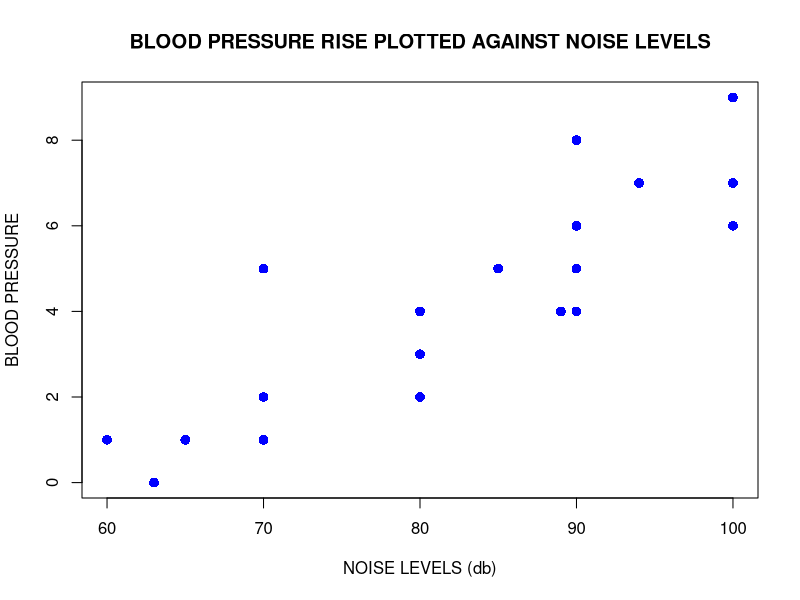

The R script that drew this image:
## ---- chunk 1
knitr::opts_chunk$set(echo = TRUE)

Noise <- c(60, 63, 65, 70, 70, 70, 80, 90, 80, 80, 85, 89, 90, 90, 90, 90, 94, 100, 100, 100)
BP <- c(1, 0, 1, 2, 5, 1, 4, 6, 2, 3, 5, 4, 6, 8, 4, 5, 7, 9, 7, 6)


## ---- chunk 2

df <- data.frame(
  x = c(60,63,65,70,70,70,80,90,80,80,85,89,90,90,90,90,94,100,100,100),
  y = c(1,0,1,2,5,1,4,6,2,3,5,4,6,8,4,5,7,9,7,6))
knitr::kable(df, "pipe", col.name=c("Noise Levels (db)" , "Blood Pressure (mm Hg)"), align=c("c","c","c"))
             
## ---- chunk 3
plot(Noise, BP, pch = 16, cex = 1.3, col = "blue", main = "BLOOD PRESSURE RISE PLOTTED AGAINST NOISE LEVELS", xlab = "NOISE LEVELS (db)", ylab = "BLOOD PRESSURE")

## ---- chunk 4

df <- data.frame(
  x1 = c(54, 61, 65, 100, 100,	100,	50,	57,	54),
  x2 = c(56,	80,	70,	50,	65,	80,	25,	35,	26),
  y = c(96,	50,	50,	112,	96,	80,	155,	144,	255))
knitr::kable(df, "pipe", col.name=c("Brightness (%)" , "Contrast (%)", "Useful range (ng)"), align=c("c","c","c"))
             
